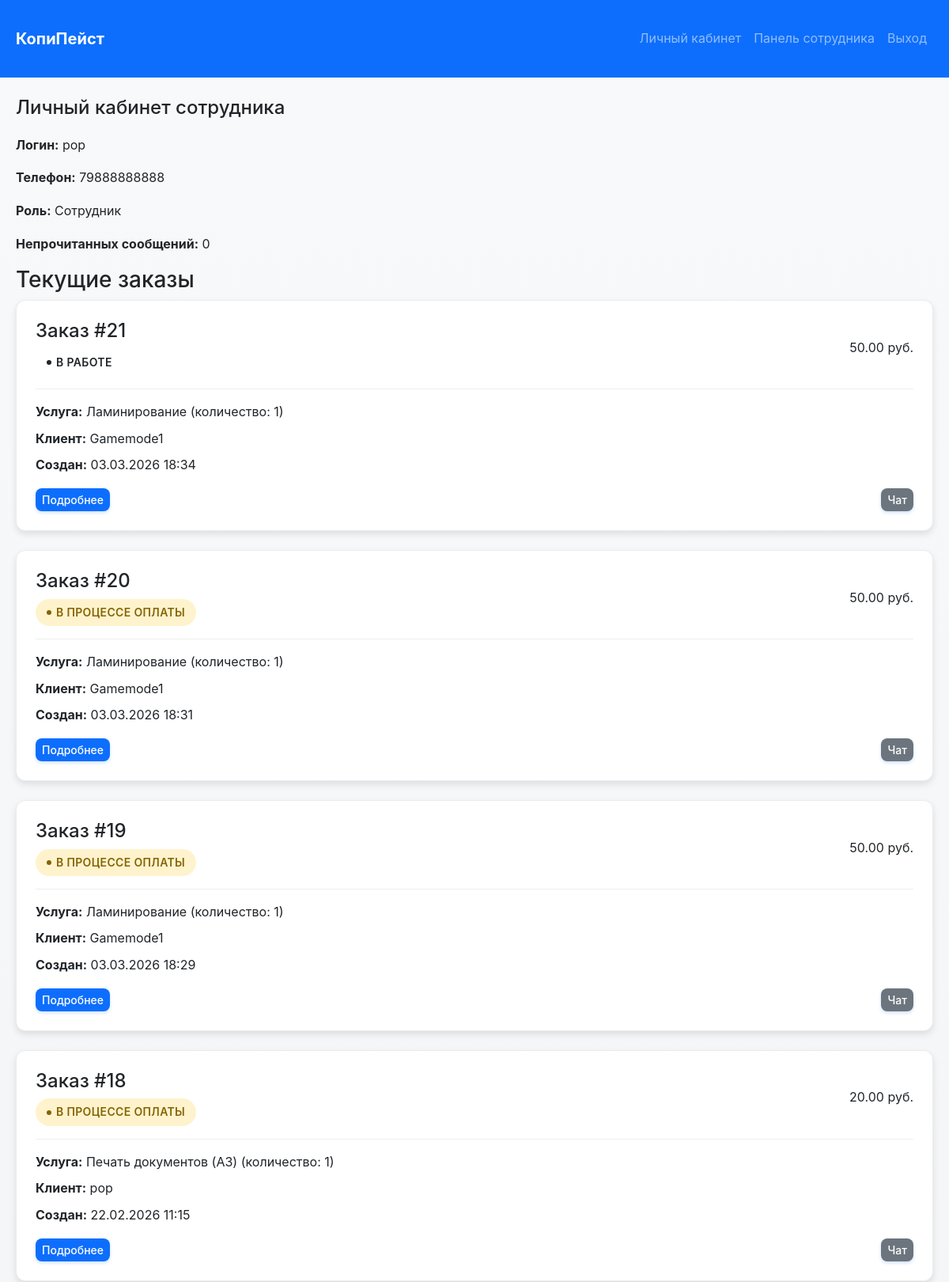
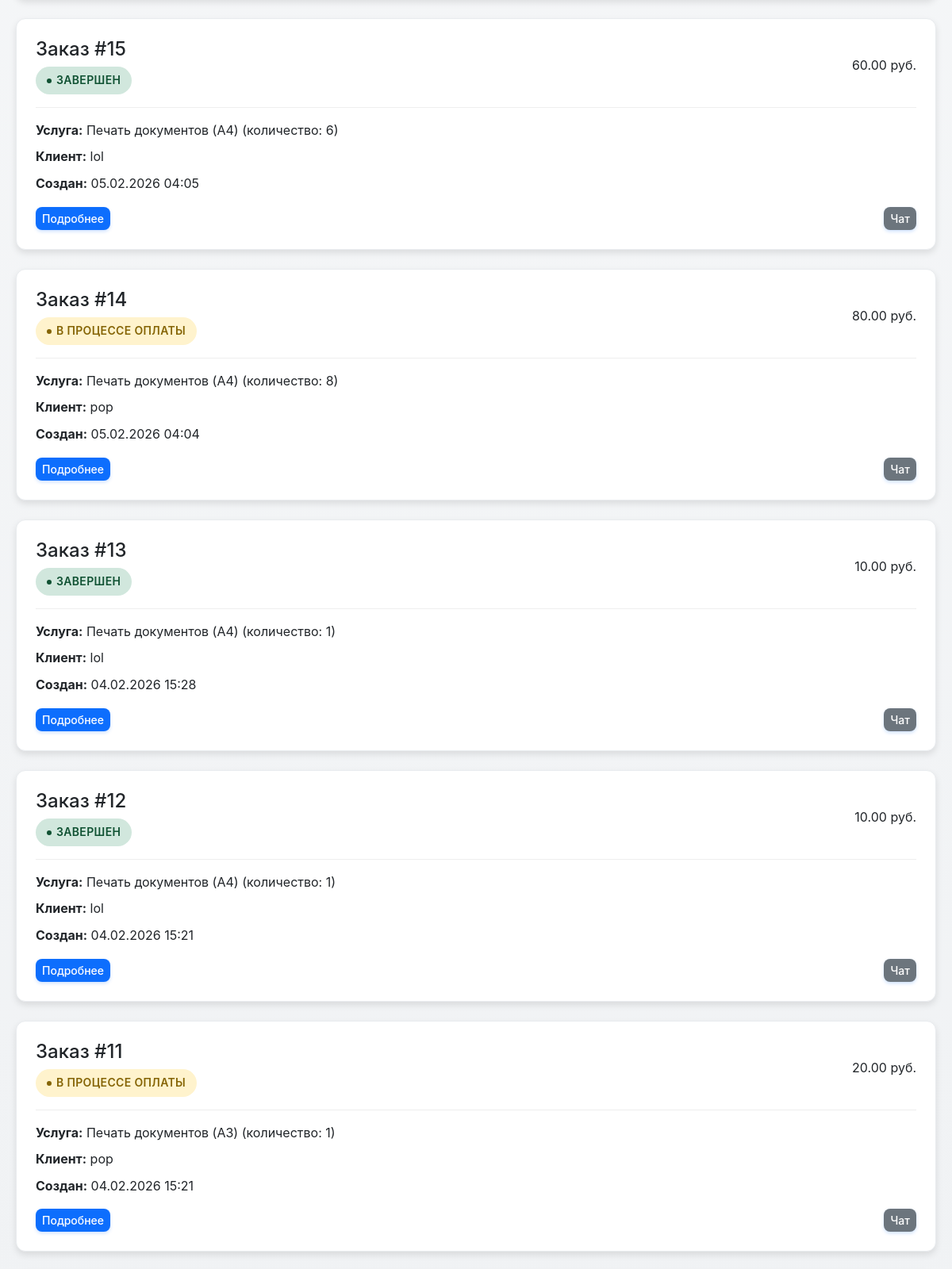
/employee/profile.php (signed in, upper part), run on the app's committed database (2 pictures, top to bottom).
### tables this page shows
CREATE TABLE `user_` (
  `id_user` int NOT NULL,
  `login` varchar(30) NOT NULL,
  `password` varchar(255) NOT NULL,
  `phone_number` varchar(11) NOT NULL,
  `role_id` int NOT NULL,
  `location_id` int DEFAULT NULL COMMENT 'ID закрепленного копицентра для сотрудника'
);

CREATE TABLE `role_` (
  `role_id` int NOT NULL,
  `role_name` varchar(50) NOT NULL
);

CREATE TABLE `order_` (
  `order_id` int NOT NULL,
  `service_list` text NOT NULL,
  `price` decimal(10,2) NOT NULL,
  `status_id` int NOT NULL,
  `user_id` int NOT NULL,
  `executor_id` int DEFAULT NULL,
  `created_date` timestamp NULL DEFAULT CURRENT_TIMESTAMP
);

CREATE TABLE `status` (
  `status_id` int NOT NULL,
  `status_name` varchar(50) NOT NULL
);

### function/helpers.php (called while the page is built, shortened)
<?php
function formatPrice(float|int $price): string
{
    return number_format($price, 2, '.', ' ') . ' руб.';
}
function formatDateTime(?string $datetime): string
{
    try {
        $dt = new DateTime($datetime);
        return $dt->format('d.m.Y H:i');
    } catch (Exception) {
        return '-';
    }
}
function getStatusBadgeClass($statusId) {
    $classes = [
        1 => 'status-pending',
        2 => 'status-paid',
        3 => 'status-completed',
        4 => 'status-closed',
        5 => 'status-cancelled'
    ];
    return $classes[$statusId] ?? 'status-default';
}
function getUnreadMessagesCount($userId) {
    global $pdo;
    $stmt = $pdo->prepare("SELECT COUNT(*) AS cnt FROM message WHERE to_user_id = ? AND is_read = 0");
    $stmt->execute([$userId]);
    $row = $stmt->fetch();
    return $row ? (int)$row['cnt'] : 0;
}

### employee/profile.php (the view, shortened to what this page needs)
<?php
require_once __DIR__ . '/../function/connect.php';
require_once __DIR__ . '/../function/helpers.php';
$userId = $_SESSION['user_id'];
$stmt = $pdo->prepare("SELECT u.*, r.role_name FROM user_ u JOIN role_ r ON u.role_id = r.role_id WHERE u.id_user = ?");
$stmt->execute([$userId]);
$user = $stmt->fetch();
$orders = $pdo->query("SELECT o.*, s.status_name, s.status_id, u.login AS client_login
                       FROM order_ o
                       JOIN status s ON o.status_id = s.status_id
                       JOIN user_ u ON o.user_id = u.id_user
                       WHERE o.status_id != 5
                       ORDER BY o.created_date DESC")->fetchAll();
$unreadMessages = getUnreadMessagesCount($userId);
require_once __DIR__ . '/../function/layout_start.php';
?>
        <div class="profile-header">
            <h2>Личный кабинет сотрудника</h2>
            <div class="user-info">
                <p><strong>Логин:</strong> <?= htmlspecialchars($user['login']) ?></p>
                <p><strong>Телефон:</strong> <?= htmlspecialchars($user['phone_number']) ?></p>
                <p><strong>Роль:</strong> <?= htmlspecialchars($user['role_name']) ?></p>
                <p><strong>Непрочитанных сообщений:</strong> <?= (int)$unreadMessages ?></p>
            </div>
        </div>
        <section class="orders-section">
            <h3>Текущие заказы</h3>
            <?php if (empty($orders)): ?>
                <p class="empty-state">Заказов нет.</p>
            <?php else: ?>
                <div class="orders-list">
                    <?php foreach($orders as $order): ?>
                        <div class="order-card">
                            <div class="order-header">
                                <div>
                                    <h4>Заказ #<?= $order['order_id'] ?></h4>
                                    <span class="status-badge <?= getStatusBadgeClass($order['status_id']) ?>">
                                        <?= htmlspecialchars($order['status_name']) ?>
                                    </span>
                                </div>
                                <div class="order-price">
                                    <?= formatPrice($order['price']) ?>
                                </div>
                            </div>
                            <div class="order-body">
                                <p><strong>Услуга:</strong> <?= htmlspecialchars($order['service_list']) ?></p>
                                <p><strong>Клиент:</strong> <?= htmlspecialchars($order['client_login']) ?></p>
                                <p><strong>Создан:</strong> <?= formatDateTime($order['created_date']) ?></p>
                            </div>
                            <div class="order-footer">
                                <a href="order_detail.php?id=<?= $order['order_id'] ?>" class="btn btn-sm btn-primary">Подробнее</a>
                                <a href="chat.php?order_id=<?= $order['order_id'] ?>" class="btn btn-sm btn-secondary">Чат</a>
                            </div>
                        </div>
                    <?php endforeach; ?>
                </div>
            <?php endif; ?>
        </section>
<?php require_once __DIR__ . '/../function/layout_end.php'; ?>

### css/style.css (style rules this page uses)
:root { --cp-primary: #0d6efd; --cp-primary-hover: #0b5ed7; --cp-primary-light: #cfe2ff; --cp-secondary: #6c757d; --cp-success: #198754; --cp-danger: #dc3545; --cp-warning: #ffc107; --cp-info: #0dcaf0; --cp-light: #f8f9fa; --cp-dark: #212529; --cp-gradient-primary: linear-gradient(135deg, #667eea 0%, #764ba2 100%); --cp-gradient-success: linear-gradient(135deg, #81FBB8 0%, #28C76F 100%); --cp-border: #dee2e6; --cp-border-light: #e9ecef; --cp-radius: 0.5rem; --cp-radius-sm: 0.25rem; --cp-radius-lg: 0.75rem; --cp-shadow: 0 0.125rem 0.25rem rgba(0, 0, 0, 0.075); --cp-shadow-md: 0 0.25rem 0.5rem rgba(0, 0, 0, 0.1); --cp-shadow-lg: 0 0.5rem 1rem rgba(0, 0, 0, 0.15); --cp-shadow-hover: 0 0.75rem 1.5rem rgba(0, 0, 0, 0.2); --cp-transition: all 0.3s cubic-bezier(0.4, 0, 0.2, 1); --cp-transition-fast: all 0.15s ease-in-out; --cp-font-sans: -apple-system, BlinkMacSystemFont, 'Segoe UI', Roboto, 'Helvetica Neue', Arial, sans-serif; --cp-font-mono: 'Monaco', 'Courier New', monospace; }
* { margin: 0; padding: 0; box-sizing: border-box; }
body, .site-body { font-family: var(--cp-font-sans); line-height: 1.6; color: var(--cp-dark); background: linear-gradient(to bottom, #f8f9fa 0%, #e9ecef 100%); min-height: 100vh; }
.site-main h2 { margin-bottom: 1.25rem; font-size: 1.5rem; color: var(--cp-dark); }
.btn { display: inline-flex; align-items: center; justify-content: center; gap: 0.5rem; padding: 0.625rem 1.25rem; background-color: var(--cp-primary); color: #fff; text-decoration: none; border: none; border-radius: var(--cp-radius); cursor: pointer; font-size: 1rem; font-weight: 500; transition: var(--cp-transition-fast); box-shadow: 0 2px 4px rgba(13, 110, 253, 0.2); position: relative; overflow: hidden; }
.btn::before { content: ''; position: absolute; top: 50%; left: 50%; width: 0; height: 0; border-radius: 50%; background: rgba(255, 255, 255, 0.3); transform: translate(-50%, -50%); transition: width 0.6s, height 0.6s; }
.btn-primary { background-color: var(--cp-primary); }
.btn-secondary { background-color: var(--cp-secondary); }
.btn-sm { padding: 0.25rem 0.5rem; font-size: 0.875rem; }
.orders-list { display: grid; gap: 1.5rem; margin-bottom: 2rem; }
.order-card { background: #fff; padding: 1.5rem; border-radius: var(--cp-radius-lg); box-shadow: var(--cp-shadow-md); border: 1px solid var(--cp-border-light); transition: var(--cp-transition); position: relative; overflow: hidden; }
.order-card::after { content: ''; position: absolute; top: 0; right: 0; width: 4px; height: 100%; background: var(--cp-gradient-primary); opacity: 0; transition: opacity 0.3s ease; }
.order-header { display: flex; justify-content: space-between; align-items: center; margin-bottom: 1rem; padding-bottom: 1rem; border-bottom: 1px solid #eee; }
.order-body { margin-bottom: 1rem; }
.order-body p { margin-bottom: 0.5rem; }
.order-footer { display: flex; justify-content: space-between; align-items: center; gap: 1rem; flex-wrap: wrap; }
.status-badge { display: inline-flex; align-items: center; gap: 0.375rem; padding: 0.375rem 0.875rem; border-radius: 50rem; font-size: 0.875rem; font-weight: 600; text-transform: uppercase; letter-spacing: 0.025em; animation: fadeIn 0.3s ease-in; }
.status-badge::before { content: ''; width: 6px; height: 6px; border-radius: 50%; background: currentColor; animation: pulse 2s infinite; }
.status-pending { background-color: #fff3cd; color: #856404; }
.status-completed { background-color: #d1e7dd; color: #0f5132; }

### data on the page
user_: login "pop", phone_number "79888888888", role.role_name "Сотрудник"
order_: order_id "21", status.status_name "В РАБОТЕ", price "50.00 руб.", service_list "Ламинирование (количество: 1)", user.login "Gamemode1", created_date "03.03.2026 18:34"
order_: order_id "20", status.status_name "В ПРОЦЕССЕ ОПЛАТЫ", price "50.00 руб.", service_list "Ламинирование (количество: 1)", user.login "Gamemode1", created_date "03.03.2026 18:31"
order_: order_id "19", status.status_name "В ПРОЦЕССЕ ОПЛАТЫ", price "50.00 руб.", service_list "Ламинирование (количество: 1)", user.login "Gamemode1", created_date "03.03.2026 18:29"
order_: order_id "18", status.status_name "В ПРОЦЕССЕ ОПЛАТЫ", price "20.00 руб.", service_list "Печать документов (A3) (количество: 1)", user.login "pop", created_date "22.02.2026 11:15"
order_: order_id "15", status.status_name "ЗАВЕРШЕН", price "60.00 руб.", service_list "Печать документов (A4) (количество: 6)", user.login "lol", created_date "05.02.2026 04:05"
order_: order_id "14", status.status_name "В ПРОЦЕССЕ ОПЛАТЫ", price "80.00 руб.", service_list "Печать документов (A4) (количество: 8)", user.login "pop", created_date "05.02.2026 04:04"
order_: order_id "13", status.status_name "ЗАВЕРШЕН", price "10.00 руб.", service_list "Печать документов (A4) (количество: 1)", user.login "lol", created_date "04.02.2026 15:28"
order_: order_id "12", status.status_name "ЗАВЕРШЕН", price "10.00 руб.", service_list "Печать документов (A4) (количество: 1)", user.login "lol", created_date "04.02.2026 15:21"
order_: order_id "11", status.status_name "В ПРОЦЕССЕ ОПЛАТЫ", price "20.00 руб.", service_list "Печать документов (A3) (количество: 1)", user.login "pop", created_date "04.02.2026 15:21"

### other printed values
$unreadMessages "0"
